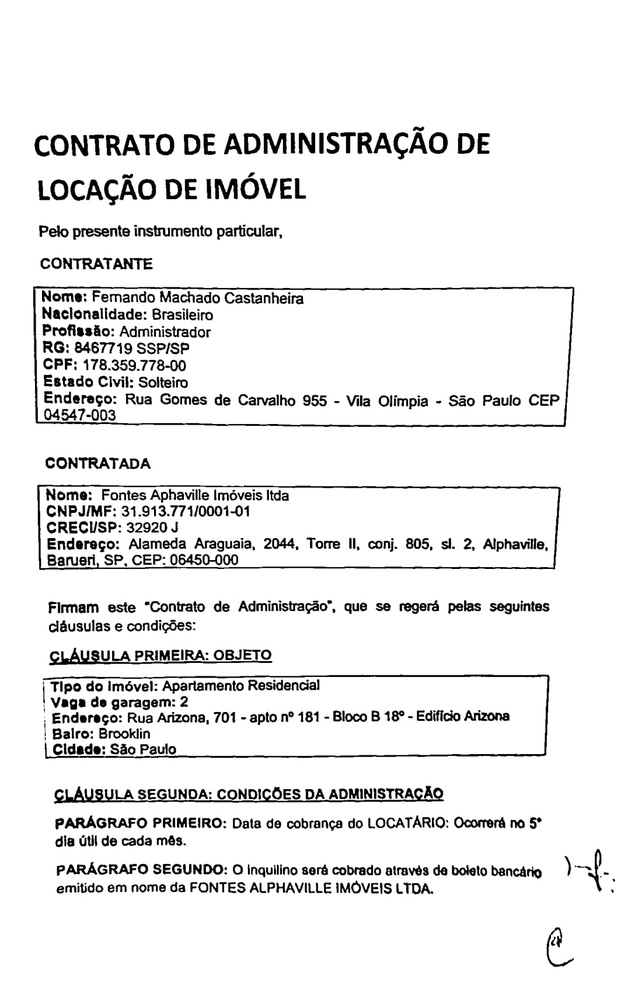
#> input picture images/teste-1.jpg, 621 x 1000 px, shrunk from 1064 x 1712 before the run
$ python -i image_preprocessing.py   (imports and definitions only)
#> lines starting #> are read from the running program, lines starting #| are printed output that depends on the picture; after the words box and inside, x2 and y2 are one past the last pixel; in counts of white or black regions, pixels touching at a corner belong together
#> further down, picture is the input picture: shape (1000, 621, 3); min 0, max 255, mean 235
from cv2 import cv2
import numpy as np


class ImagePreprocessing:

    def __init__(self, pil_image):
        self.pil_image = pil_image
        self.convert_from_pil_to_cv()

        self.apply_filters()

    def convert_from_pil_to_cv(self):
        self.image = cv2.cvtColor(np.array(self.pil_image), cv2.COLOR_RGB2BGR)

    def apply_filters(self):
        self.remove_coloured_pixels()
        self.deskew()

    def remove_coloured_pixels(self):
        0==0

    def deskew(self):
        gray = cv2.cvtColor(self.image, cv2.COLOR_BGR2GRAY)

        gray = cv2.bitwise_not(gray)
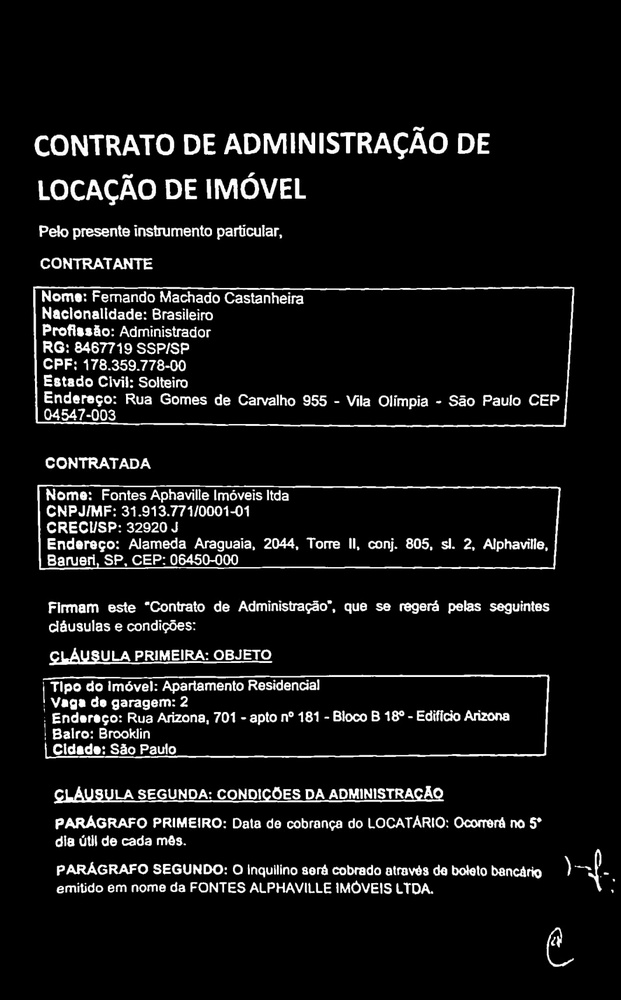
#> gray: shape (1000, 621); min 0, max 255, mean 20

        thresh = cv2.threshold(gray, 0, 255,
                              cv2.THRESH_BINARY | cv2.THRESH_OTSU)[1]
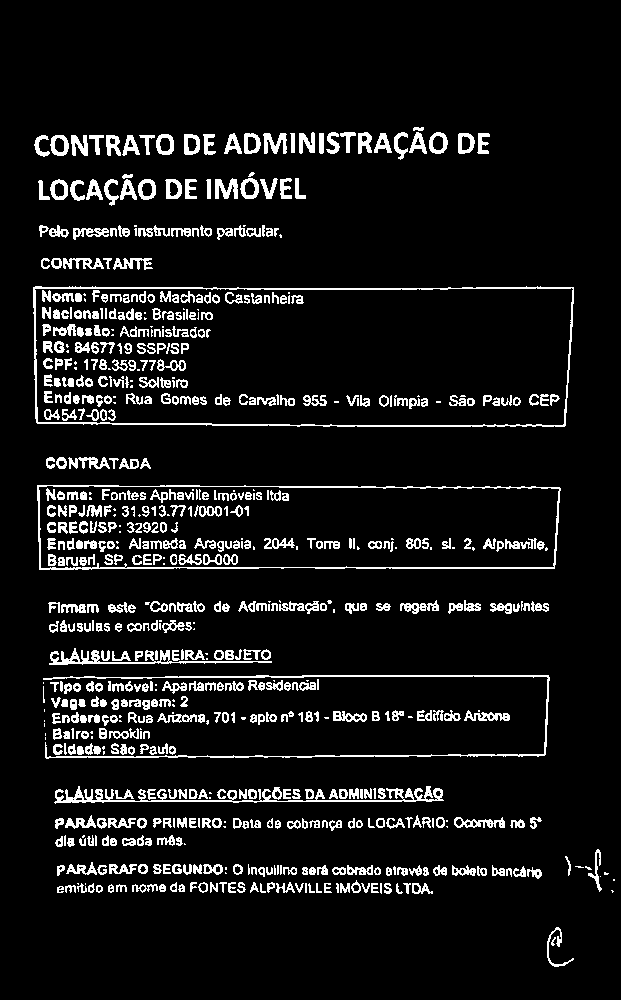
#> thresh: shape (1000, 621); 8.3% white in thin lines or dots, all inside (x1, y1, x2, y2) = (33, 127, 615, 967)

        coords = np.column_stack(np.where(thresh > 0))
#> coords = 51751 pairs, first value 127 to 966, second value 33 to 614
        angle = cv2.minAreaRect(coords)[-1]
#> angle = -88.22

        if angle < -45:
            angle = -(90 + angle)
#> angle = -1.78
        else:
            angle = -angle

        (h, w) = self.image.shape[:2]
#> h = 1000; w = 621
        center = (w // 2, h // 2)
#> center = (310, 500)
        M = cv2.getRotationMatrix2D(center, angle, 1.0)
#> M = [[1, -0.031, 15.67], [0.031, 1, -9.38]]
        rotated = cv2.warpAffine(self.image, M, (w, h),
                                flags=cv2.INTER_CUBIC, borderMode=cv2.BORDER_REPLICATE)
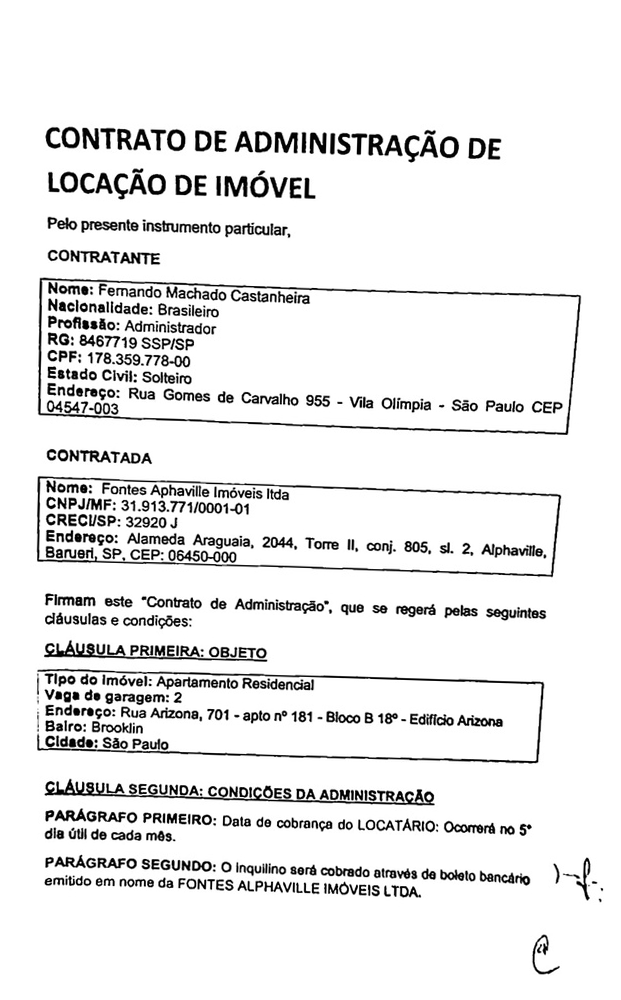
#> rotated: shape (1000, 621, 3); min 0, max 255, mean 234.9

        print("[INFO] angle: {:.3f}".format(angle))
#| [INFO] angle: -1.779
        # cv2.imshow("Input", self.image)
        cv2.imshow("Rotated", rotated)
        cv2.waitKey(0)

>>> import cv2
>>> picture = cv2.cvtColor(cv2.imread('images/teste-1.jpg'), cv2.COLOR_BGR2RGB)
>>> result = ImagePreprocessing(picture).apply_filters()
#| [INFO] angle: -1.779
